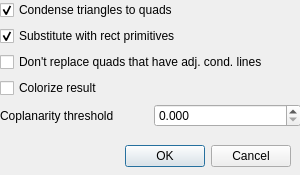
<?xml version="1.0" encoding="UTF-8"?>
<ui version="4.0">
 <class>RectifierUI</class>
 <widget class="QDialog" name="RectifierUI">
  <property name="geometry">
   <rect>
    <x>0</x>
    <y>0</y>
    <width>300</width>
    <height>175</height>
   </rect>
  </property>
  <property name="minimumSize">
   <size>
    <width>300</width>
    <height>175</height>
   </size>
  </property>
  <property name="windowTitle">
   <string>Rectifier</string>
  </property>
  <property name="sizeGripEnabled">
   <bool>false</bool>
  </property>
  <property name="modal">
   <bool>false</bool>
  </property>
  <widget class="QDialogButtonBox" name="buttonBox">
   <property name="geometry">
    <rect>
     <x>10</x>
     <y>140</y>
     <width>281</width>
     <height>32</height>
    </rect>
   </property>
   <property name="orientation">
    <enum>Qt::Horizontal</enum>
   </property>
   <property name="standardButtons">
    <set>QDialogButtonBox::Cancel|QDialogButtonBox::Ok</set>
   </property>
  </widget>
  <widget class="QWidget" name="verticalLayoutWidget">
   <property name="geometry">
    <rect>
     <x>0</x>
     <y>0</y>
     <width>301</width>
     <height>131</height>
    </rect>
   </property>
   <layout class="QVBoxLayout" name="verticalLayout" stretch="0,0,0,0,0">
    <item>
     <widget class="QCheckBox" name="cb_condense">
      <property name="text">
       <string>Condense triangles to quads</string>
      </property>
      <property name="checked">
       <bool>true</bool>
      </property>
     </widget>
    </item>
    <item>
     <widget class="QCheckBox" name="cb_subst">
      <property name="text">
       <string>Substitute with rect primitives</string>
      </property>
      <property name="checked">
       <bool>true</bool>
      </property>
     </widget>
    </item>
    <item>
     <widget class="QCheckBox" name="cb_condlineCheck">
      <property name="text">
       <string>Don't replace quads that have adj. cond. lines</string>
      </property>
     </widget>
    </item>
    <item>
     <widget class="QCheckBox" name="cb_colorize">
      <property name="text">
       <string>Colorize result</string>
      </property>
     </widget>
    </item>
    <item>
     <layout class="QHBoxLayout" name="horizontalLayout">
      <item>
       <widget class="QLabel" name="label">
        <property name="text">
         <string>Coplanarity threshold</string>
        </property>
       </widget>
      </item>
      <item>
       <widget class="QDoubleSpinBox" name="dsb_coplthres">
        <property name="decimals">
         <number>3</number>
        </property>
        <property name="maximum">
         <double>360.000000000000000</double>
        </property>
        <property name="singleStep">
         <double>0.100000000000000</double>
        </property>
       </widget>
      </item>
     </layout>
    </item>
   </layout>
  </widget>
 </widget>
 <resources/>
 <connections>
  <connection>
   <sender>buttonBox</sender>
   <signal>accepted()</signal>
   <receiver>RectifierUI</receiver>
   <slot>accept()</slot>
   <hints>
    <hint type="sourcelabel">
     <x>248</x>
     <y>254</y>
    </hint>
    <hint type="destinationlabel">
     <x>157</x>
     <y>274</y>
    </hint>
   </hints>
  </connection>
  <connection>
   <sender>buttonBox</sender>
   <signal>rejected()</signal>
   <receiver>RectifierUI</receiver>
   <slot>reject()</slot>
   <hints>
    <hint type="sourcelabel">
     <x>316</x>
     <y>260</y>
    </hint>
    <hint type="destinationlabel">
     <x>286</x>
     <y>274</y>
    </hint>
   </hints>
  </connection>
 </connections>
</ui>
